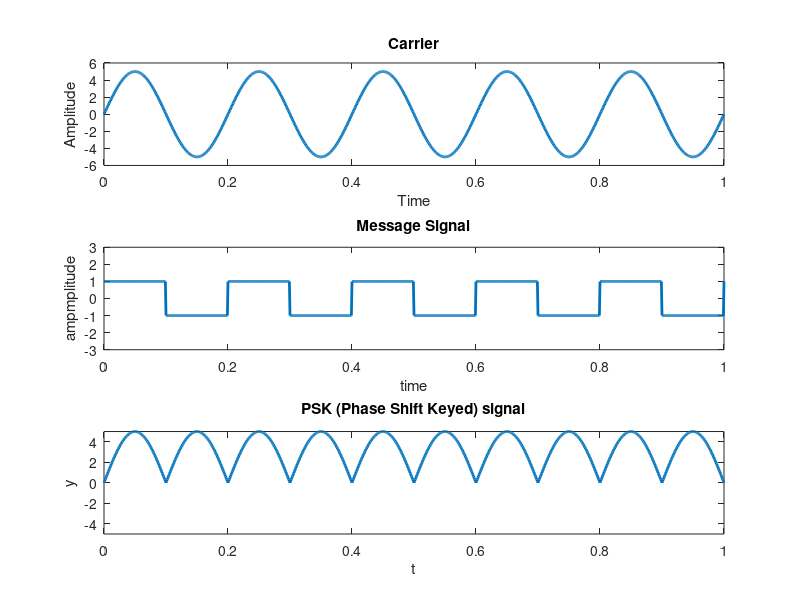

Write the MATLAB code that produced this figure.
%2017331108

%pkg load signal

t=0:.001:1; % For setting the sampling interval
fc=input('Enter frequency of Carrier Sine wave: ');
fm=input('Enter Message frequency : ');
amp=input('Enter Carrier & Message Amplitude(Assuming Both Equal):');
c=amp.*sin(2*pi*fc*t);% Carrier Signal
subplot(3,1,1)
plot(t,c,'linewidth',2) %Plotting Carrier Signal
xlabel('Time')
ylabel('Amplitude')
title('Carrier')
m=square(2*pi*fm*t);% Data signal
subplot(3,1,2)
plot(t,m,'linewidth',2)
xlabel('time')
ylabel('ampmplitude')
title('Message Signal')
axis([0, 1, -3, 3])
x=c.*m;
subplot(3,1,3) %Plotting PSK (Phase Shift Keyed) signal
plot(t,x,'linewidth',2)
xlabel('t')
ylabel('y')
title('PSK (Phase Shift Keyed) signal')
axis([0, 1, -5, 5])

%Enter the freq of carrier Wave: 65
%Enter the freq of Periodic Binary signal (Message): 10
%Enter the amplitude (For Carrier & Binary Signal (Message): 4
